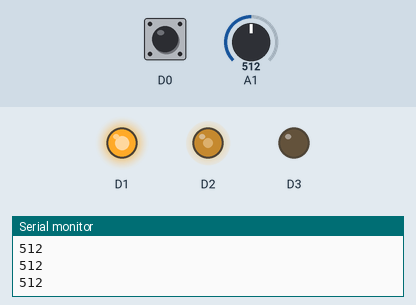
Bench run of a program on a simulated STM32 Nucleo. Shown: output pins drawn as LEDs (lit = HIGH), the last lines printed to the serial monitor. The test bench sets the inputs (shaded band); at power-on: A1 = 512, D0 HIGH.

Above: at 1.2 s.
1.3 s: A1 set to 716
At 2.5 s:
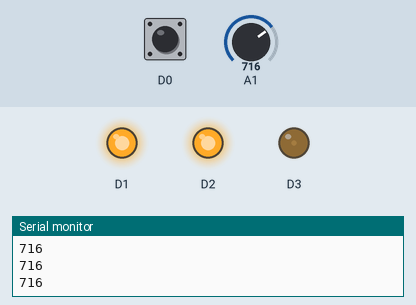
2.8 s: D0 pulled LOW for 0.15 s
At 2.87 s:
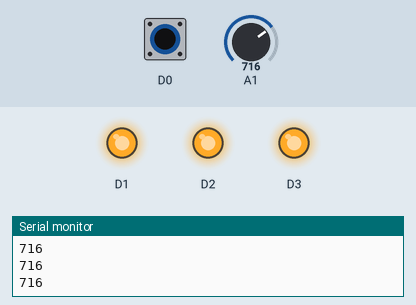
4.4 s: A1 set to 900
At 5.6 s:
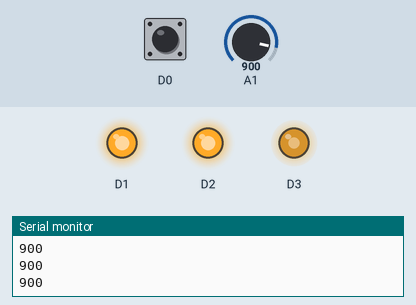
5.9 s: A1 set to 306
At 7.1 s:
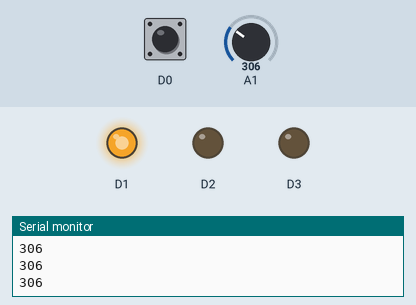
7.4 s: D0 pulled LOW for 1 s
At 7.8 s:
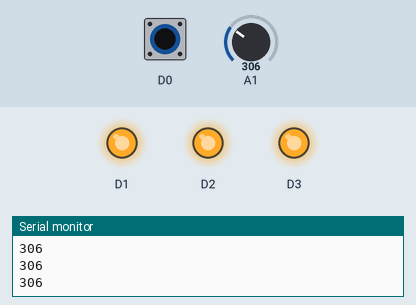
9.9 s: A1 set to 122
At 10.4 s:
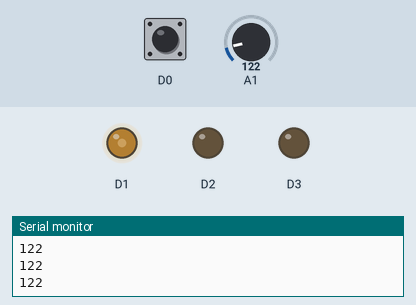
Timing chart, 0 to 12.4 s (numbered marks = the images above; inputs shaded):
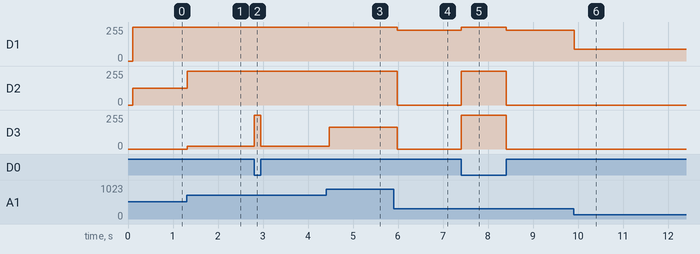

Measured:
- after the input at 1.3 s, D2: 127/255 → 255/255 at once; D3: 0/255 → 21/255 at once
- after the input at 2.8 s, D3: 21/255 → 255/255 at once, → 21/255 0.15 s later
- after the input at 4.4 s, D3: 21/255 → 164/255 after 0.07 s
- after the input at 5.9 s, D1: 255/255 → 232/255 after 0.08 s; D2: 255/255 → 0/255 after 0.08 s; D3: 164/255 → 0/255 after 0.08 s
- after the input at 7.4 s, D1: 232/255 → 255/255 at once, → 232/255 1.0 s later; D2, D3: 0/255 → 255/255 at once, → 0/255 1.0 s later
- after the input at 9.9 s, D1: 232/255 → 89/255 at once

The program:

main.cpp
```cpp
#include <Arduino.h>

unsigned long timer1 = 0;

void setup()
{
	Serial.begin(9600);
	pinMode(D0,INPUT_PULLUP);
	pinMode(D1,OUTPUT);
	pinMode(D2,OUTPUT);
	pinMode(D3,OUTPUT);

}

void loop()
{

	if (!digitalRead(D0)){
		analogWrite(D1,255);
		analogWrite(D2,255);
		analogWrite(D3,255);
	}

	else if (millis() - timer1 > 100){
		timer1 = millis();
		int potensiometer = analogRead(A1);


		int light1 = map(potensiometer,0,341,-5,260);
		light1 = constrain(light1,0,255);

		int light2 = map(potensiometer,341,682,-5,260);
		light2 = constrain(light2,0,255);

		int light3 = map(potensiometer,682,1023,-5,260);
		light3 = constrain(light3,0,255);

		analogWrite(D1,light1);
		analogWrite(D2,light2);
		analogWrite(D3,light3);
		Serial.println(potensiometer);
	}
}
```
